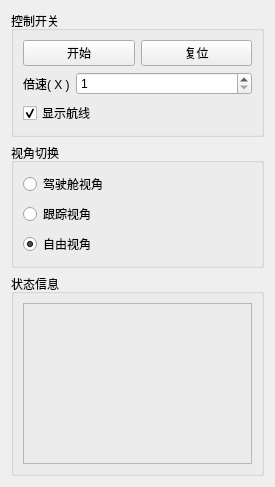
<?xml version="1.0" encoding="UTF-8"?>
<ui version="4.0">
 <class>CFlightWidget</class>
 <widget class="QWidget" name="CFlightWidget">
  <property name="geometry">
   <rect>
    <x>0</x>
    <y>0</y>
    <width>275</width>
    <height>426</height>
   </rect>
  </property>
  <property name="mouseTracking">
   <bool>false</bool>
  </property>
  <property name="windowTitle">
   <string/>
  </property>
  <layout class="QGridLayout" name="gridLayout_4">
   <item row="0" column="0">
    <widget class="QGroupBox" name="groupBox_4">
     <property name="sizePolicy">
      <sizepolicy hsizetype="Preferred" vsizetype="Fixed">
       <horstretch>0</horstretch>
       <verstretch>0</verstretch>
      </sizepolicy>
     </property>
     <property name="title">
      <string>控制开关</string>
     </property>
     <property name="checkable">
      <bool>false</bool>
     </property>
     <layout class="QGridLayout" name="gridLayout">
      <item row="0" column="0">
       <widget class="QPushButton" name="pushButton_Start">
        <property name="text">
         <string>开始</string>
        </property>
        <attribute name="buttonGroup">
         <string notr="true">buttonGroupCtrl</string>
        </attribute>
       </widget>
      </item>
      <item row="0" column="1">
       <widget class="QPushButton" name="pushButton_Reset">
        <property name="text">
         <string>复位</string>
        </property>
        <attribute name="buttonGroup">
         <string notr="true">buttonGroupCtrl</string>
        </attribute>
       </widget>
      </item>
      <item row="1" column="0" colspan="2">
       <layout class="QHBoxLayout" name="horizontalLayout_3">
        <item>
         <widget class="QLabel" name="label">
          <property name="sizePolicy">
           <sizepolicy hsizetype="Fixed" vsizetype="Preferred">
            <horstretch>0</horstretch>
            <verstretch>0</verstretch>
           </sizepolicy>
          </property>
          <property name="text">
           <string>倍速( X )</string>
          </property>
         </widget>
        </item>
        <item>
         <widget class="QSpinBox" name="spinBox_Speed">
          <property name="minimum">
           <number>1</number>
          </property>
         </widget>
        </item>
       </layout>
      </item>
      <item row="2" column="0">
       <widget class="QCheckBox" name="checkBox_Airway">
        <property name="text">
         <string>显示航线</string>
        </property>
        <property name="checked">
         <bool>true</bool>
        </property>
       </widget>
      </item>
     </layout>
    </widget>
   </item>
   <item row="1" column="0">
    <widget class="QGroupBox" name="groupBox">
     <property name="sizePolicy">
      <sizepolicy hsizetype="Preferred" vsizetype="Fixed">
       <horstretch>0</horstretch>
       <verstretch>0</verstretch>
      </sizepolicy>
     </property>
     <property name="title">
      <string>视角切换</string>
     </property>
     <layout class="QGridLayout" name="gridLayout_3">
      <item row="3" column="0">
       <widget class="QRadioButton" name="radioButton_FreeCam">
        <property name="focusPolicy">
         <enum>Qt::NoFocus</enum>
        </property>
        <property name="text">
         <string>自由视角</string>
        </property>
        <property name="checked">
         <bool>true</bool>
        </property>
        <attribute name="buttonGroup">
         <string notr="true">buttonGroupCamera</string>
        </attribute>
       </widget>
      </item>
      <item row="2" column="0">
       <widget class="QRadioButton" name="radioButton_LockCam">
        <property name="enabled">
         <bool>true</bool>
        </property>
        <property name="focusPolicy">
         <enum>Qt::NoFocus</enum>
        </property>
        <property name="text">
         <string>跟踪视角</string>
        </property>
        <property name="checkable">
         <bool>true</bool>
        </property>
        <property name="checked">
         <bool>false</bool>
        </property>
        <attribute name="buttonGroup">
         <string notr="true">buttonGroupCamera</string>
        </attribute>
       </widget>
      </item>
      <item row="1" column="0">
       <widget class="QRadioButton" name="radioButton_FirstCam">
        <property name="focusPolicy">
         <enum>Qt::NoFocus</enum>
        </property>
        <property name="text">
         <string>驾驶舱视角</string>
        </property>
        <attribute name="buttonGroup">
         <string notr="true">buttonGroupCamera</string>
        </attribute>
       </widget>
      </item>
     </layout>
    </widget>
   </item>
   <item row="2" column="0">
    <widget class="QGroupBox" name="groupBox_2">
     <property name="title">
      <string>状态信息</string>
     </property>
     <layout class="QGridLayout" name="gridLayout_2">
      <item row="0" column="0">
       <widget class="QLabel" name="label_StateInfo">
        <property name="minimumSize">
         <size>
          <width>30</width>
          <height>161</height>
         </size>
        </property>
        <property name="frameShape">
         <enum>QFrame::StyledPanel</enum>
        </property>
        <property name="text">
         <string/>
        </property>
       </widget>
      </item>
     </layout>
    </widget>
   </item>
   <item row="3" column="0">
    <spacer name="verticalSpacer">
     <property name="orientation">
      <enum>Qt::Vertical</enum>
     </property>
     <property name="sizeHint" stdset="0">
      <size>
       <width>20</width>
       <height>40</height>
      </size>
     </property>
    </spacer>
   </item>
  </layout>
 </widget>
 <resources/>
 <connections/>
 <buttongroups>
  <buttongroup name="buttonGroupCtrl"/>
  <buttongroup name="buttonGroupCamera"/>
 </buttongroups>
</ui>
